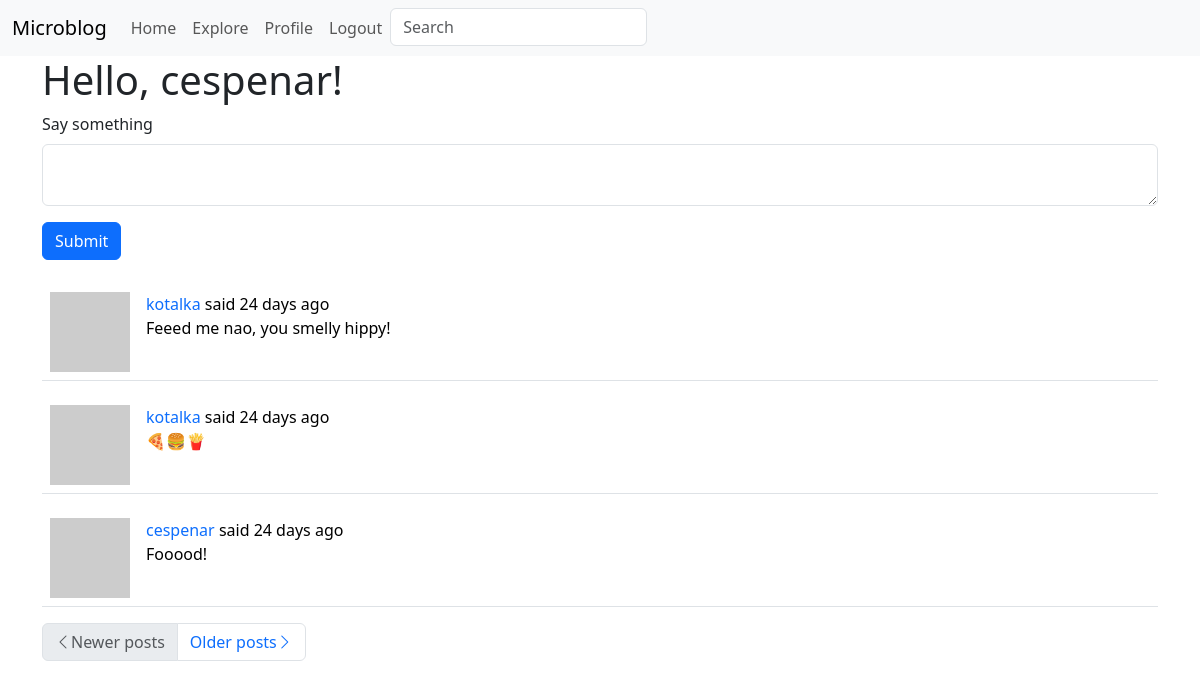
The app's page /index (signed in), older data.
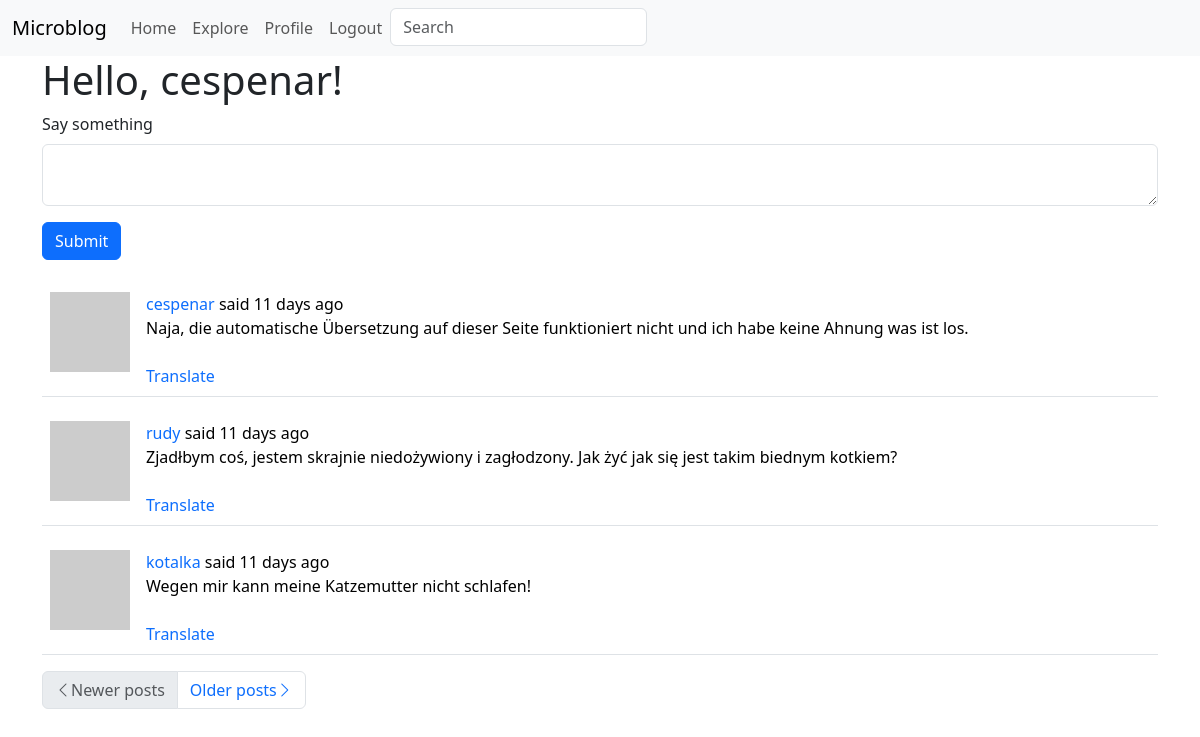
The same page, newer data.
### app/models.py (models this page shows, shortened)
class SearchableMixing:
    @classmethod
    def before_commit(cls, session):
        session._changes = {
            'add': list(session.new),
            'update': list(session.dirty),
            'delete': list(session.deleted)
        }
    @classmethod
    def after_commit(cls, session):
        for obj in session._changes['add']:
            if isinstance(obj, SearchableMixing):
                add_to_index(obj.__tablename__, obj)
        for obj in session._changes['update']:
            if isinstance(obj, SearchableMixing):
                add_to_index(obj.__tablename__, obj)
        for obj in session._changes['delete']:
            if isinstance(obj, SearchableMixing):
                remove_from_index(obj.__tablename__, obj)
        session._changes = None

class Post(SearchableMixing, db.Model):
    __searchable__ = ['body']
    id = db.Column(db.Integer, primary_key=True)
    body = db.Column(db.String(140))
    timestamp = db.Column(db.DateTime, index=True, default=datetime.utcnow)
    user_id = db.Column(db.Integer, db.ForeignKey('user.id'))
    language = db.Column(db.String(5))

### app/routes.py (the view, shortened to what this page needs)
@app.route('/', methods=['GET', 'POST'])
@app.route('/index', methods=['GET', 'POST'])
@login_required
def index():
    form = PostForm()
    page = request.args.get('page', 1, type=int)
    posts = current_user.followed_posts().paginate(
        page, app.config['POSTS_PER_PAGE'], False)
    next_url = url_for('index',
                       page=posts.next_num) if posts.has_next else None
    prev_url = url_for('index',
                       page=posts.prev_num) if posts.has_prev else None
    return render_template('index.html', title=_('Home'), form=form,
                           posts=posts.items, next_url=next_url,
                           prev_url=prev_url)

### app/forms.py
class SearchForm(FlaskForm):
    q = StringField(_('Search'), validators=[DataRequired()])
    def __init__(self, *args, **kwargs):
        if 'formdata' not in kwargs:
            kwargs['formdata'] = request.args
        if 'meta' not in kwargs:
            kwargs['meta'] = {'csrf': False}
        super(SearchForm, self).__init__(*args, **kwargs)

class PostForm(FlaskForm):
    post = TextAreaField(_l('Say something'),
                         validators=[DataRequired(), Length(min=1, max=140)])
    submit = SubmitField(_l('Submit'))

### app/models.py (called while the page is built)
@login.user_loader
def load_user(id):
    return User.query.get(int(id))

    def avatar(self, size):
        digest = md5(self.email.lower().encode('utf-8')).hexdigest()
        return f'https://www.gravatar.com/avatar/{digest}?d=identicon&s={size}'

    def followed_posts(self):
        followed = Post.query.join(followers, (
                followers.c.followed_id == Post.user_id)).filter(
            followers.c.follower_id == self.id)
        own = Post.query.filter_by(user_id=self.id)
        return followed.union(own).order_by(Post.timestamp.desc())

### app/templates/index.html
{% extends "base.html" %}
{% from 'bootstrap5/form.html' import render_form %}
{% block app_content %}
    <h1>{{ _('Hello, %(username)s!', username=current_user.username) }}</h1>
    {% if form %}
        {{ render_form(form) }}
        <br>
    {% endif %}
    {% for post in posts %}
        {% include '_post.html' %}
    {% endfor %}
    <nav aria-label="...">
        <ul class="pagination">
            <li class="page-item{% if not prev_url %} disabled{% endif %}">
                <a class="page-link" href="{{ prev_url or '#' }}"
                   aria-label="Previous">
                    <span class="bi-chevron-left"
                          aria-hidden="true"></span>{{ _('Newer posts') }}
                </a>
            </li>
            <li class="page-item{% if not next_url %} disabled{% endif %}">
                <a class="page-link" href="{{ next_url or '#' }}"
                   aria-label="Next">
                    {{ _('Older posts') }}<span class="bi-chevron-right"
                                                aria-hidden="true"></span>
                </a>
            </li>
        </ul>
    </nav>
{% endblock %}

### app/templates/_post.html (shortened to what this page needs)
<table class="table table-hover">
    <tr>
        <td style="width: 70px">
            <a href="{{ url_for('user', username=post.author.username) }}">
                <img src="{{ post.author.avatar(70) }}" alt="User avatar">
            </a>
        </td>
        <td>
            {{ _('%(username)s said %(when)s',
                username=user_link, when=moment(post.timestamp).fromNow()) }}
            <br>
            <span id="post{{ post.id }}">{{ post.body }}</span>
            {% if post.language and post.language != g.locale %}
                <br><br>
                <span id="translation{{ post.id }}">
                    <a href="javascript:translate(
                            '#post{{ post.id }}',
                            '#translation{{ post.id }}',
                            '{{ post.language }}',
                            '{{ g.locale }}');">
                        {{ _('Translate') }}
                    </a>
                </span>
            {% endif %}
        </td>
    </tr>
</table>

Row changes from the older to the newer data that the page shows:
no longer on this page (row unchanged): Post: body "Feeed me nao, you smelly hippy!"
no longer on this page (row unchanged): Post: body "🍕🍔🍟"
no longer on this page (row unchanged): Post: body "Fooood!"
added Post: body "Naja, die automatische Übersetzung auf dieser Seite funktioniert nicht und ich habe keine Ahnung was ist los."
added Post: body "Zjadłbym coś, jestem skrajnie niedożywiony i zagłodzony. Jak żyć jak się jest takim biednym kotkiem?"
added Post: body "Wegen mir kann meine Katzemutter nicht schlafen!"
